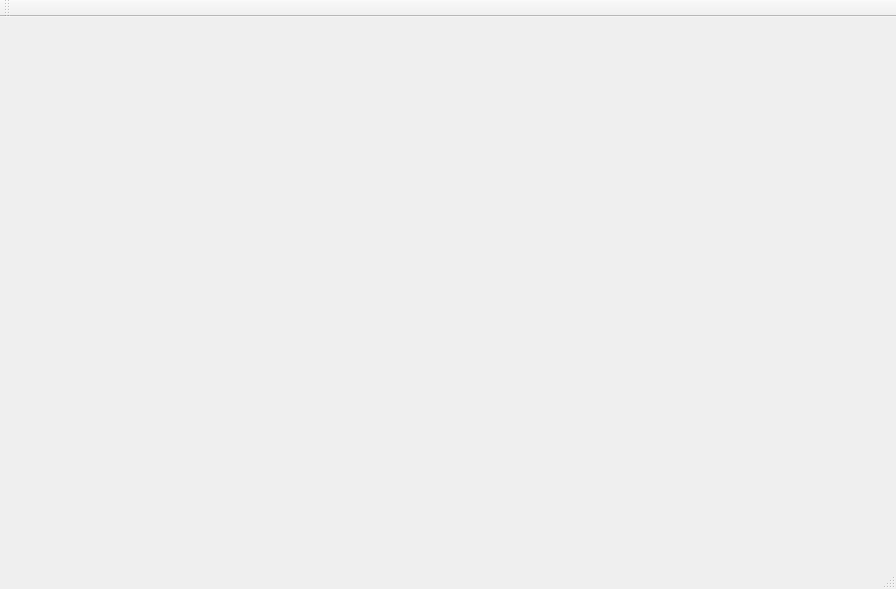
<?xml version="1.0" encoding="UTF-8"?>
<ui version="4.0">
 <class>MainWindow</class>
 <widget class="QMainWindow" name="MainWindow">
  <property name="geometry">
   <rect>
    <x>0</x>
    <y>0</y>
    <width>896</width>
    <height>589</height>
   </rect>
  </property>
  <property name="windowTitle">
   <string>MainWindow</string>
  </property>
  <widget class="QWidget" name="centralWidget">
   <layout class="QGridLayout" name="gridLayout_2" columnstretch="3,1">
    <item row="0" column="0">
     <widget class="DistanceMeasurementForm" name="distanceMeasurementWidget" native="true"/>
    </item>
    <item row="0" column="1">
     <widget class="AnalizationForm" name="analizationWidget" native="true"/>
    </item>
   </layout>
  </widget>
  <widget class="QMenuBar" name="menuBar">
   <property name="geometry">
    <rect>
     <x>0</x>
     <y>0</y>
     <width>896</width>
     <height>22</height>
    </rect>
   </property>
  </widget>
  <widget class="QToolBar" name="mainToolBar">
   <attribute name="toolBarArea">
    <enum>TopToolBarArea</enum>
   </attribute>
   <attribute name="toolBarBreak">
    <bool>false</bool>
   </attribute>
  </widget>
  <widget class="QStatusBar" name="statusBar"/>
 </widget>
 <layoutdefault spacing="6" margin="11"/>
 <customwidgets>
  <customwidget>
   <class>AnalizationForm</class>
   <extends>QWidget</extends>
   <header>analizationform.h</header>
   <container>1</container>
  </customwidget>
  <customwidget>
   <class>DistanceMeasurementForm</class>
   <extends>QWidget</extends>
   <header>distancemeasurementform.h</header>
   <container>1</container>
  </customwidget>
 </customwidgets>
 <resources/>
 <connections/>
</ui>
